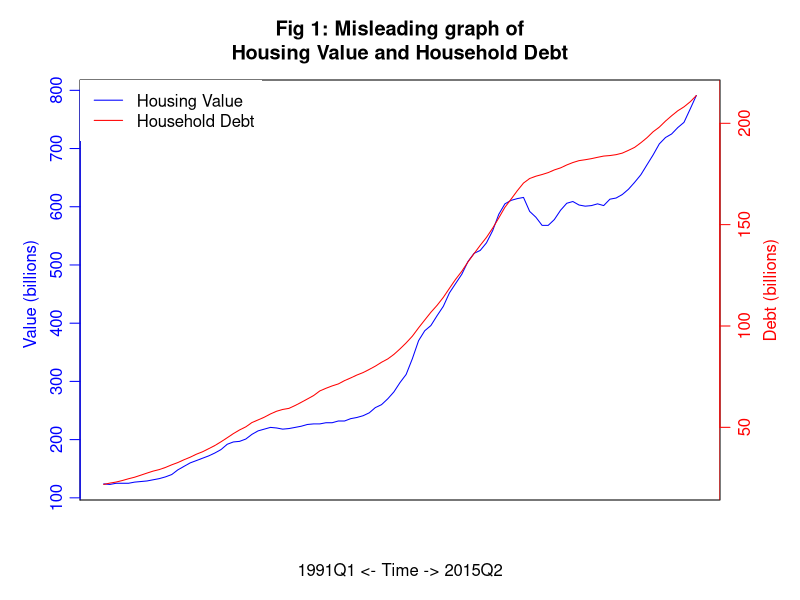
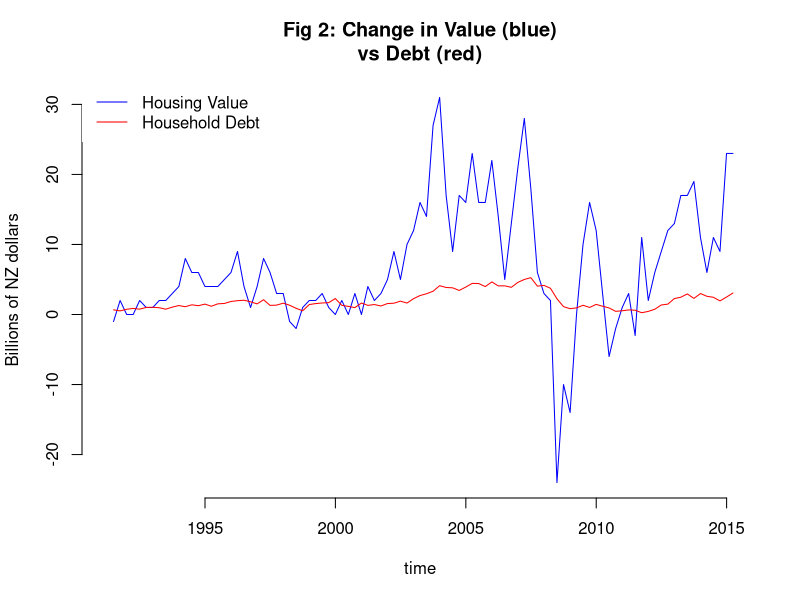
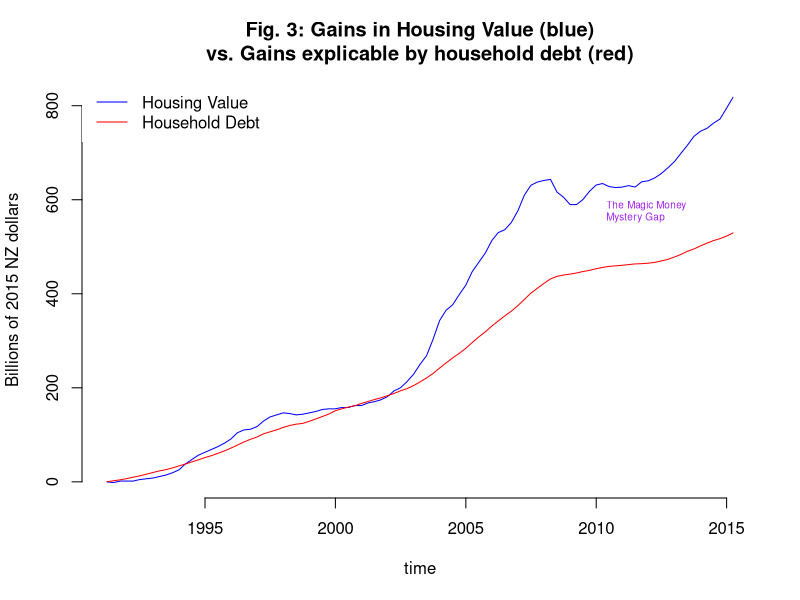
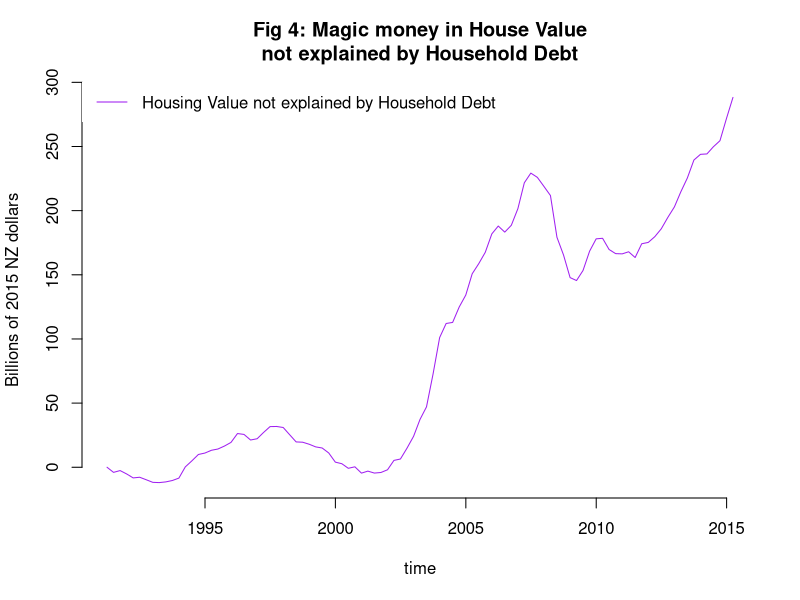

Source code (R) for these figures, in order:
## ---- chunk 1

#download.file("https://raw.githubusercontent.com/thoughtfulbloke/magicmoney/master/rawdata.csv", destfile="rawdata.csv", method="libcurl")
rw <- read.csv("rawdata.csv", stringsAsFactors = FALSE)
## ---- chunk 2
tidyDate <- function(x){
  bits <- unlist(strsplit(x, split="Q"))
  yr <- bits[1]
  mt <- as.character(as.numeric(bits[2])*3)
  dy <- "01"
  return(paste(yr,mt,dy, sep="-"))
}
library(lubridate)
rw$quartend <- as.Date(sapply(rw$Quarter,tidyDate)) + months(1) - days(1)
## ---- chunk 3
library(plotrix)
twoord.plot(lx= rw$quartend,ly=rw$Value/1000,rx=rw$quartend, ry=rw$Debt/1000, xlab="1991Q1 <- Time -> 2015Q2", ylab="Value (billions)",rylab="Debt (billions)",lcol="blue", rcol="red", main="Fig 1: Misleading graph of\nHousing Value and Household Debt", type="l", xticklab=as.character(rw$quartend))
legend("topleft", legend=c("Housing Value","Household Debt"), lty=c(1,1),col=c("blue","red"), box.lwd=0, box.col="white")

## ---- chunk 4
rw$qonqValue <- rw$Value - c(NA, rw$Value[1:(length(rw$Value))-1])#don't have a previous for the 1st item
rw$qonqDebt <- rw$Debt - c(NA, rw$Debt[1:(length(rw$Debt))-1])#don't have a previous for the 1st item
## ---- chunk 5
plot(rw$quartend, rw$qonqValue/1000, col="blue", type="l", xlab="time", ylab="Billions of NZ dollars", main="Fig 2: Change in Value (blue)\nvs Debt (red)", frame.plot=F)
lines(rw$quartend, rw$qonqDebt/1000, col="red", type="l")
legend("topleft", legend=c("Housing Value","Household Debt"), lty=c(1,1),col=c("blue","red"), box.lwd=0, box.col="white")
## ---- chunk 6
relation <- lm(qonqValue ~ qonqDebt -1, data=rw)
print(summary(relation))
## ---- chunk 7
rw$Value2015 <- rw$Value * tail(rw$CPI, 1) / rw$CPI
rw$Debt2015 <- rw$Debt * tail(rw$CPI, 1) / rw$CPI
rw$qval2015 <- numeric(nrow(rw))
rw$qdebt2015 <- numeric(nrow(rw))
rw$qonqValue2015 <- rw$qonqValue * tail(rw$CPI, 1) / rw$CPI
rw$qonqDebt2015 <- rw$qonqDebt * tail(rw$CPI, 1) / rw$CPI
## ---- chunk 8
relation2015 <- lm(qonqValue2015 ~ qonqDebt2015 -1, data=rw[1:43,])
print(summary(relation2015))
## ---- chunk 9
rw$qonqExpectVal2015 <- rw$qonqDebt2015 * 2.1915
## ---- chunk 10
rw$cumqonqValue2015 <- numeric(nrow(rw))
rw$cumqonqExpectVal2015 <- numeric(nrow(rw))
rw$cumqonqValue2015[2:nrow(rw)] <- cumsum(rw$qonqValue2015[2:nrow(rw)])
rw$cumqonqExpectVal2015[2:nrow(rw)] <-  cumsum(rw$qonqExpectVal2015[2:nrow(rw)])
plot(rw$quartend, rw$cumqonqValue2015/1000, col="blue", type="l", xlab="time", ylab="Billions of 2015 NZ dollars", main="Fig. 3: Gains in Housing Value (blue)\nvs. Gains explicable by household debt (red)", frame.plot=F)
lines(rw$quartend, rw$cumqonqExpectVal2015/1000, col="red", type="l")
text(x=as.Date("2010-01-01"), y=570, labels="The Magic Money\nMystery Gap", pos=4, col="purple", cex=0.6)
legend("topleft", legend=c("Housing Value","Household Debt"), lty=c(1,1),col=c("blue","red"), box.lwd=0, box.col="white")
## ---- chunk 11
plot(rw$quartend, (rw$cumqonqValue2015 - rw$cumqonqExpectVal2015)/1000, type="l", xlab="time", ylab="Billions of 2015 NZ dollars", main="Fig 4: Magic money in House Value\nnot explained by Household Debt", col="purple", frame.plot=F)
legend("topleft", legend=c("Housing Value not explained by Household Debt"), lty=c(1,1),col=c("purple"), box.lwd=0, box.col="white")

